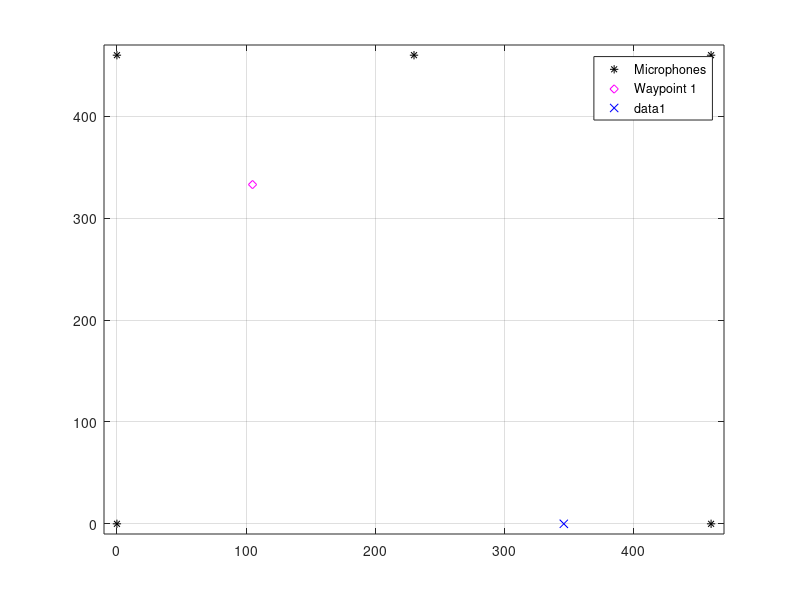

The MATLAB source for this figure: (Note: this script raises an error after producing the figure.)
cport = 6;		% Com port to use.
q = 0;

% log = [x,y,dir] % Variable to keep track of x y position
%
% 	rec = record();		% Record 24000 samples.
% 	times = ch_td(rec);	% Calculate all the times.
% 	pos = loc(times);	% Calculate the position.

%	code: 0xD073CDA6 ??????
setpref('dsp','portaudioHostApi',3) 

%---- BEGIN OF VARIABLES ----

d_dist = 50; % distance in cm's to drive
steer_error = 2; %Allowed direction deviation before correcting
wp_error = 15;	%Distance from a waypoint when the car stops driving

A = [346 0];		%start position
dir = 90;		%start direction
C = [385 248];	%waypoint one
B = [105 333];	%waypoint two

fc = 10000;
code = '0xD073CDA6';
fb = 3750;
rc = 1250;

%---- END OF VARIABLES ----

figure(1); % figure 1 is the figure to plot the progress of the car on the way
plot([0 460 0 460 230],[0 0 460 460 460],'*k');
xlim([-10 470]);
ylim([-10 470]);
grid on;
hold on;
plot(B(1),B(2),'dm');
legend('Microphones','Waypoint 1');
plot(A(1),A(2),'xb');

maze = createmaze(4);

try
	
	% SETUP
	openCom(cport);
	setup_beacon(fb,code,fc,rc);
	pause(0.1);
	EPOCommunications('transmit','A1');
	
% 	% FIRST LOCALISATION LOG
	pos = A;
	
	log(1,:) = [pos(1),pos(2),dir];
	
	% FIRST TURN
	angB = atan(B(2)/B(1)); % Check angle between m2-m1 and m2-B
	if abs(angB-dir) <= 90 % B in front of A
		th = calc_th(pos(1),pos(2),dir,B(1),B(2));
		th = turn(th);
		dir = mod((dir+th),360);
	else % B behind A
		th = turn(90);
		dir = mod((dir + th),360);
		
		[pos(1),pos(2),~] = position(log(end,1),log(end,2),0,maze);
		log(end+1,:) = [pos(1),pos(2),dir];
		plot(pos(1),pos(2),'xb');
		
		th = calc_th(pos(1),pos(2),dir,B(1),B(2));
		th = turn(th);
		dir = mod((dir+th),360);
	end
	
	% Drive to chechpoint 1 (B)
	while not(q)
		
		[pos(1),pos(2),~] = position(log(end,1),log(end,2),0,maze);
		log(end+1,:) = [pos(1),pos(2),dir];
		plot(pos(1),pos(2),'xb');
		
		st = check_st(pos(1),pos(2),dir,B(1),B(2));
		if abs(st) > steer_error
			alpha = turn(st);
			dir = mod((dir + alpha),360);
			[pos(1),pos(2),~] = position(log(end,1),log(end,2),0,maze);
			log(end+1,:) = [pos(1),pos(2),dir];
			plot(pos(1),pos(2),'xb');
		else
			forward(d_dist);
			[pos(1),pos(2),dir] = position(log(end,1),log(end,2),1,maze);
			log(end+1,:) = [pos(1),pos(2),dir];
			plot(pos(1),pos(2),'xb');
		end
		
		if length(log) > 1000
			log = log(2:end,:);
		end
		
		if sqrt((pos(1)-B(1))^2 + (pos(2)-B(2))^2) < wp_error
			disp('Arrived at the first waypoint! position:');
			disp([pos(1);pos(2)]);
			q = 1;
			break;
		end
		
	end
	
% 	input('Press enter to continue to the next waypoint.');
	pause(10); % measuring pause at the waypoint
	
	closeCom();
	
catch err
	% In case of an error
	closeCom();
	disp(err);
	error('!!!	Some error occured	!!!');
end